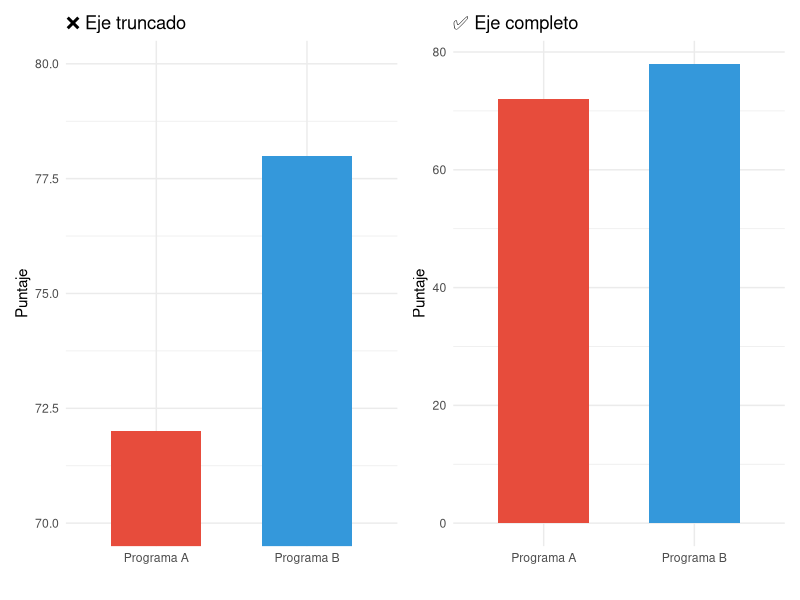
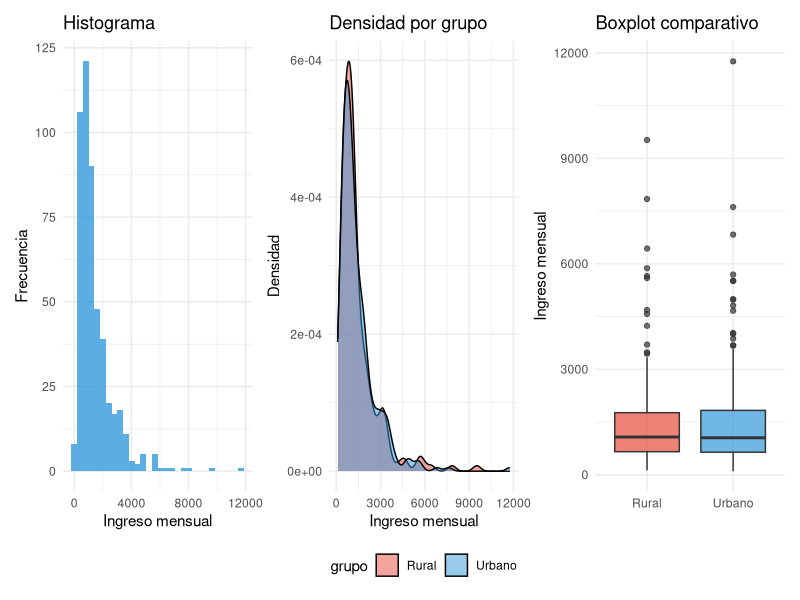
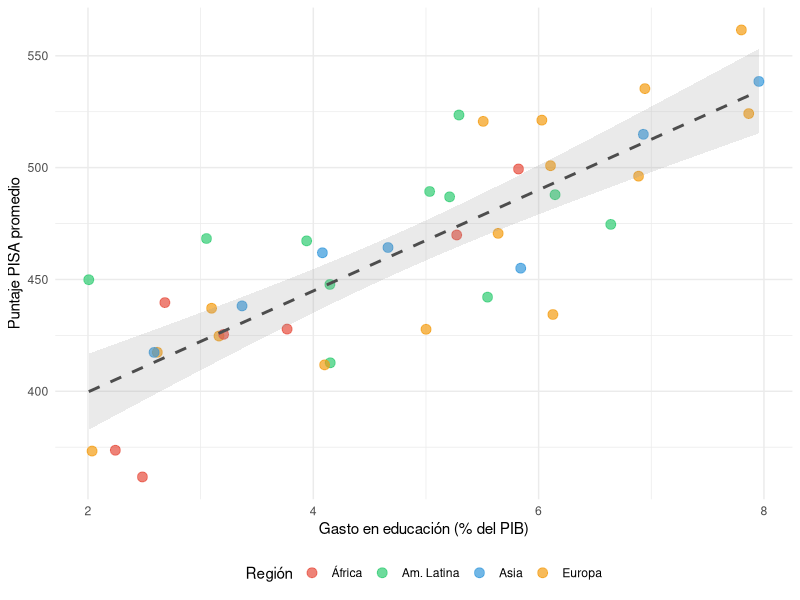
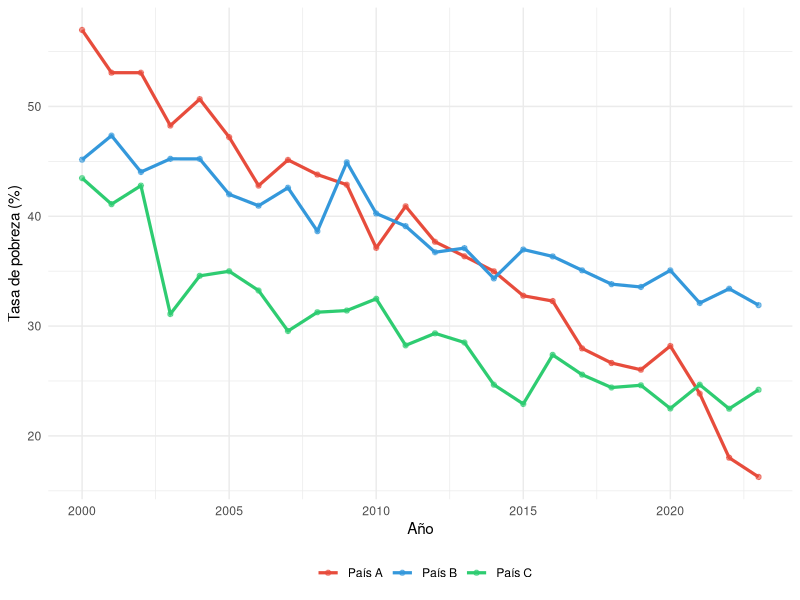
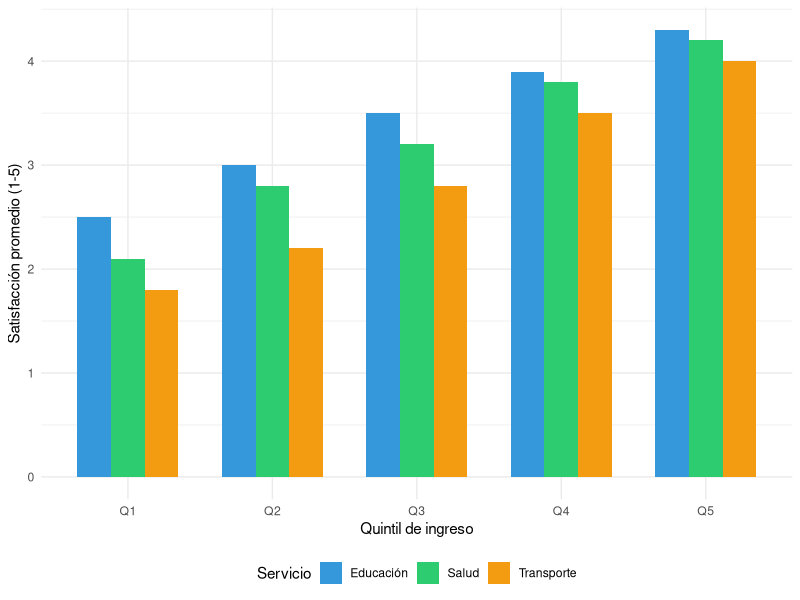
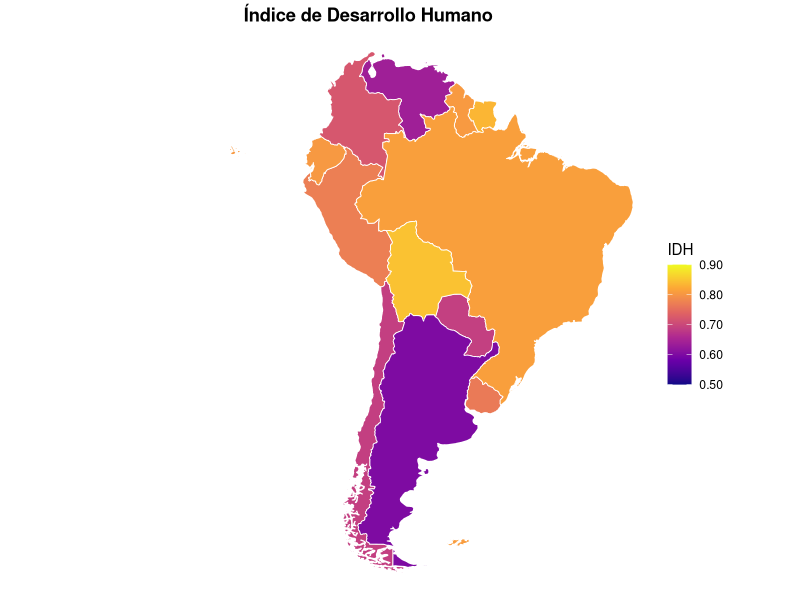

Write the R code that produced these figures, in order.
## ---- chunk 1
#| label: fig-eje-honesto
#| fig-cap: "El mismo dato, dos historias: a la izquierda, eje truncado que exagera la diferencia. A la derecha, eje completo que muestra la proporción real."
#| echo: false
#| message: false
#| fig-width: 10
#| fig-height: 4

library(tidyverse)
library(patchwork)

datos <- tibble(
  grupo = c("Programa A", "Programa B"),
  valor = c(72, 78)
)

p1 <- ggplot(datos, aes(x = grupo, y = valor, fill = grupo)) +
  geom_col(width = 0.6) +
  coord_cartesian(ylim = c(70, 80)) +
  scale_fill_manual(values = c("#E74C3C", "#3498DB")) +
  labs(title = "❌ Eje truncado", y = "Puntaje", x = "") +
  theme_minimal() +
  theme(legend.position = "none")

p2 <- ggplot(datos, aes(x = grupo, y = valor, fill = grupo)) +
  geom_col(width = 0.6) +
  scale_fill_manual(values = c("#E74C3C", "#3498DB")) +
  labs(title = "✅ Eje completo", y = "Puntaje", x = "") +
  theme_minimal() +
  theme(legend.position = "none")

p1 + p2
## ---- chunk 2
#| label: fig-distribucion
#| fig-cap: "Tres formas de visualizar una distribución: histograma, densidad y boxplot"
#| echo: false
#| message: false
#| fig-width: 10
#| fig-height: 4

library(tidyverse)
library(patchwork)

set.seed(42)
ingresos <- tibble(
  ingreso = c(rlnorm(500, meanlog = 7, sdlog = 0.8)),
  grupo = sample(c("Urbano", "Rural"), 500, replace = TRUE, prob = c(0.6, 0.4))
)

p1 <- ggplot(ingresos, aes(x = ingreso)) +
  geom_histogram(fill = "#3498DB", bins = 30, alpha = 0.8) +
  labs(title = "Histograma", x = "Ingreso mensual", y = "Frecuencia") +
  theme_minimal()

p2 <- ggplot(ingresos, aes(x = ingreso, fill = grupo)) +
  geom_density(alpha = 0.5) +
  scale_fill_manual(values = c("#E74C3C", "#3498DB")) +
  labs(title = "Densidad por grupo", x = "Ingreso mensual", y = "Densidad") +
  theme_minimal() +
  theme(legend.position = "bottom")

p3 <- ggplot(ingresos, aes(x = grupo, y = ingreso, fill = grupo)) +
  geom_boxplot(alpha = 0.7) +
  scale_fill_manual(values = c("#E74C3C", "#3498DB")) +
  labs(title = "Boxplot comparativo", x = "", y = "Ingreso mensual") +
  theme_minimal() +
  theme(legend.position = "none")

p1 + p2 + p3
## ---- chunk 3
#| label: fig-scatter
#| fig-cap: "Diagrama de dispersión con línea de tendencia: relación entre gasto en educación y puntajes PISA (datos simulados)"
#| echo: false
#| message: false

library(tidyverse)

set.seed(99)
n_paises <- 40
pisa_data <- tibble(
  pais = paste0("País ", 1:n_paises),
  gasto_educ = runif(n_paises, 2, 8),
  pisa_score = 350 + 25 * gasto_educ + rnorm(n_paises, 0, 30),
  region = sample(c("Am. Latina", "Europa", "Asia", "África"),
                  n_paises, replace = TRUE,
                  prob = c(0.35, 0.3, 0.2, 0.15))
)

ggplot(pisa_data, aes(x = gasto_educ, y = pisa_score)) +
  geom_point(aes(color = region), size = 3, alpha = 0.7) +
  geom_smooth(method = "lm", se = TRUE, color = "gray30",
              linetype = "dashed", alpha = 0.2) +
  scale_color_manual(values = c("#E74C3C", "#2ECC71", "#3498DB", "#F39C12")) +
  labs(
    x = "Gasto en educación (% del PIB)",
    y = "Puntaje PISA promedio",
    color = "Región"
  ) +
  theme_minimal() +
  theme(legend.position = "bottom")
## ---- chunk 4
#| label: fig-serie-tiempo
#| fig-cap: "Evolución de la tasa de pobreza en tres países latinoamericanos (datos simulados)"
#| echo: false
#| message: false

library(tidyverse)

set.seed(2024)
serie <- expand_grid(
  anio = 2000:2023,
  pais = c("País A", "País B", "País C")
) |>
  mutate(
    pobreza = case_when(
      pais == "País A" ~ 55 - 1.5 * (anio - 2000) + rnorm(n(), 0, 2),
      pais == "País B" ~ 45 - 0.5 * (anio - 2000) + rnorm(n(), 0, 2),
      pais == "País C" ~ 40 - 1.0 * (anio - 2000) +
        ifelse(anio >= 2015, 0.8 * (anio - 2015), 0) + rnorm(n(), 0, 2)
    )
  )

ggplot(serie, aes(x = anio, y = pobreza, color = pais)) +
  geom_line(linewidth = 1.1) +
  geom_point(size = 1.5, alpha = 0.6) +
  scale_color_manual(values = c("#E74C3C", "#3498DB", "#2ECC71")) +
  labs(
    x = "Año",
    y = "Tasa de pobreza (%)",
    color = ""
  ) +
  theme_minimal() +
  theme(legend.position = "bottom")
## ---- chunk 5
#| label: fig-barras
#| fig-cap: "Satisfacción con servicios públicos por quintil de ingreso (datos simulados)"
#| echo: false
#| message: false

library(tidyverse)

set.seed(55)
satisfaccion <- tibble(
  quintil = factor(rep(paste0("Q", 1:5), each = 3),
                   levels = paste0("Q", 1:5)),
  servicio = rep(c("Salud", "Educación", "Transporte"), 5),
  satisfaccion = c(
    2.1, 2.5, 1.8,
    2.8, 3.0, 2.2,
    3.2, 3.5, 2.8,
    3.8, 3.9, 3.5,
    4.2, 4.3, 4.0
  )
)

ggplot(satisfaccion, aes(x = quintil, y = satisfaccion, fill = servicio)) +
  geom_col(position = "dodge", width = 0.7) +
  scale_fill_manual(values = c("#3498DB", "#2ECC71", "#F39C12")) +
  labs(
    x = "Quintil de ingreso",
    y = "Satisfacción promedio (1-5)",
    fill = "Servicio"
  ) +
  theme_minimal() +
  theme(legend.position = "bottom")
## ---- chunk 6
#| label: fig-mapa
#| fig-cap: "Índice de desarrollo humano en América del Sur (datos simulados)"
#| echo: false
#| message: false
#| warning: false

library(tidyverse)
library(rnaturalearth)
library(rnaturalearthdata)
library(sf)

sudamerica <- ne_countries(scale = "medium", continent = "South America",
                           returnclass = "sf")

set.seed(77)
sudamerica$idh <- runif(nrow(sudamerica), 0.55, 0.85)

ggplot(sudamerica) +
  geom_sf(aes(fill = idh), color = "white", linewidth = 0.3) +
  scale_fill_viridis_c(option = "plasma", name = "IDH",
                       limits = c(0.5, 0.9),
                       labels = scales::number_format(accuracy = 0.01)) +
  labs(title = "Índice de Desarrollo Humano") +
  theme_void() +
  theme(
    legend.position = "right",
    plot.title = element_text(hjust = 0.5, face = "bold")
  )
